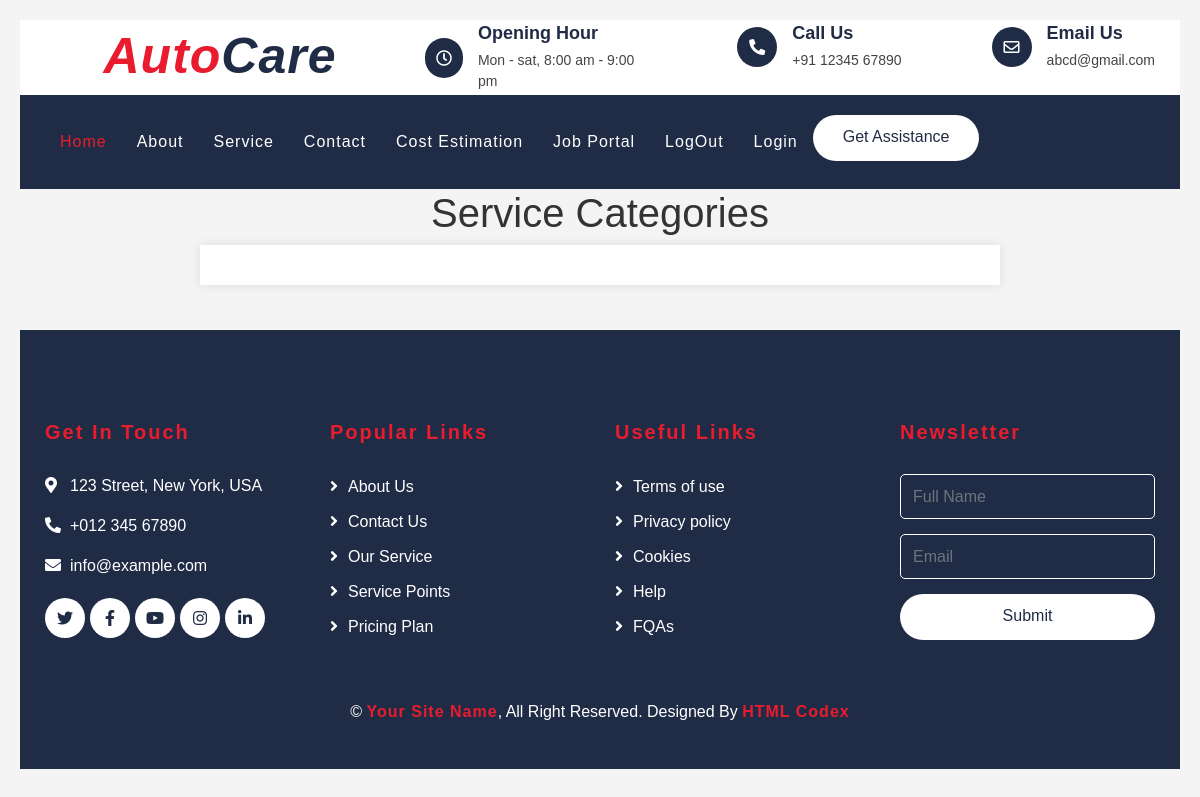
The app's page /service-categories/, older data.
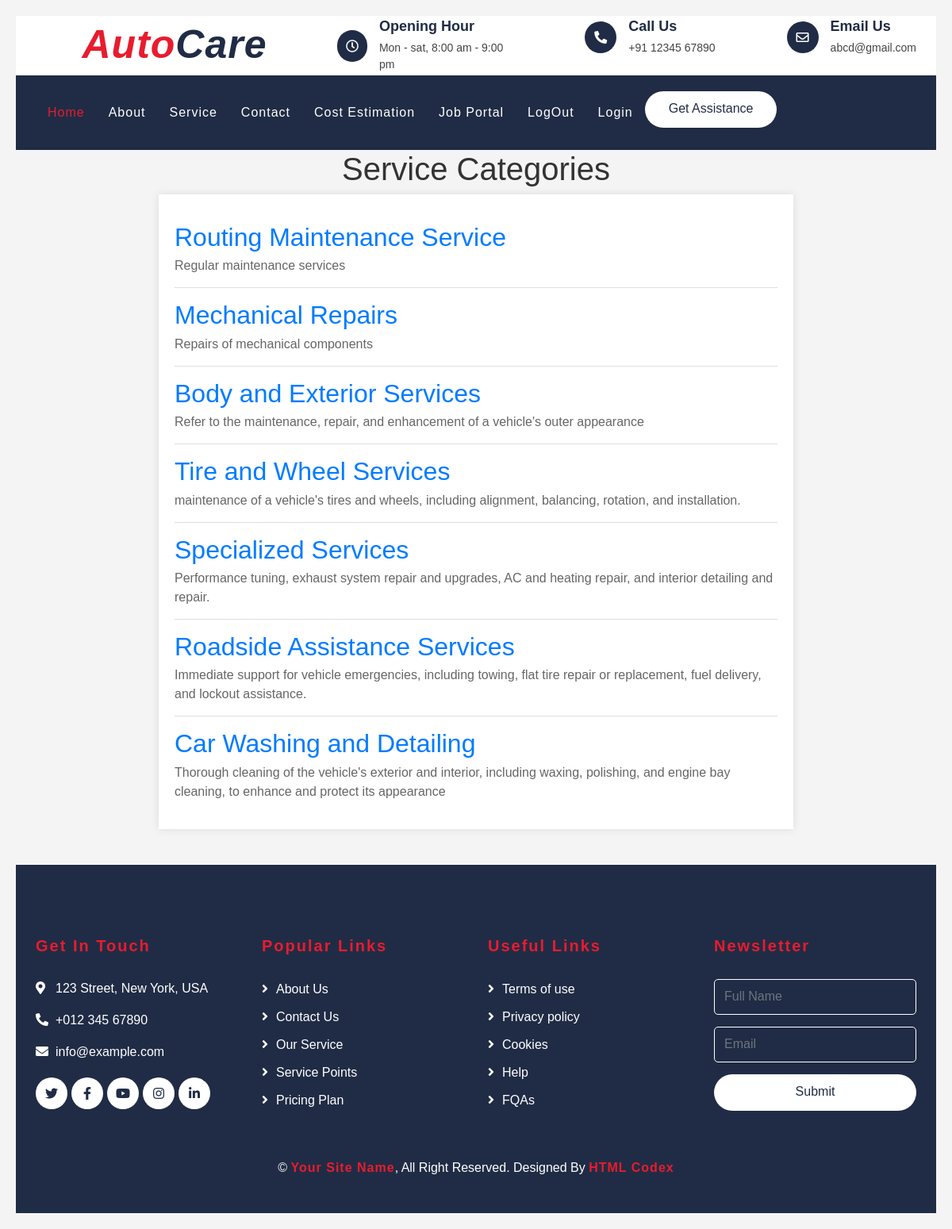
The same page, newer data.
### autocareweb/models.py (models this page shows, shortened)
class ServiceCategory(models.Model):
    name = models.CharField(max_length=100, unique=True)
    description = models.TextField()

### autocareweb/views.py (the view)
def service_category_list(request):
    categories = ServiceCategory.objects.all()
    return render(request, 'service_category_list.html', {'categories': categories})

### templates/service_category_list.html (shortened to what this page needs)
{% extends 'partials/base.html' %}
{%block content%}
{% load static %}
<!DOCTYPE html>
<html lang="en">
<head>
</head>
<body>
    <h1>Service Categories</h1>
    <div class="category-list">
        {% for category in categories %}
            <div class="category">
               <a href="{% url 'service_type_list' category.id %}"> <h2>{{ category.name }}</h2> </a>
                <p>{{ category.description }}</p>
            </div>
        {% endfor %}
    </div>
</body>
</html>
{%endblock%}

### templates/partials/base.html (shortened to what this page needs)
{% load static %}
<!DOCTYPE html>
<html lang="en">
    <head>
        <link href="https://stackpath.bootstrapcdn.com/bootstrap/4.4.1/css/bootstrap.min.css" rel="stylesheet">
        <link href="https://cdnjs.cloudflare.com/ajax/libs/font-awesome/5.10.0/css/all.min.css" rel="stylesheet">
        <link href="{% static 'lib/flaticon/font/flaticon.css' %}" rel="stylesheet">
        <link href="{% static 'lib/animate/animate.min.css' %}" rel="stylesheet">
        <link href="{% static 'lib/owlcarousel/assets/owl.carousel.min.css' %}" rel="stylesheet">
        <link href="{% static 'css/style.css' %}" rel="stylesheet">
    </head>
    <body>
        <div class="top-bar">
            <div class="container">
                <div class="row align-items-center">
                    <div class="col-lg-4 col-md-12">
                        <div class="logo">
                            <a href="index.html">
                                <h1>Auto<span>Care</span></h1>
                            </a>
                        </div>
                    </div>
                    <div class="col-lg-8 col-md-7 d-none d-lg-block">
                        <div class="row">
                            <div class="col-4">
                                <div class="top-bar-item">
                                    <div class="top-bar-icon">
                                        <i class="far fa-clock"></i>
                                    </div>
                                    <div class="top-bar-text">
                                        <h3>Opening Hour</h3>
                                        <p>Mon - sat, 8:00 am - 9:00 pm</p>
                                    </div>
                                </div>
                            </div>
                            <div class="col-4">
                                <div class="top-bar-item">
                                    <div class="top-bar-icon">
                                        <i class="fa fa-phone-alt"></i>
                                    </div>
                                    <div class="top-bar-text">
                                        <h3>Call Us</h3>
                                        <p>+91 12345 67890</p>
                                    </div>
                                </div>
                            </div>
                            <div class="col-4">
                                <div class="top-bar-item">
                                    <div class="top-bar-icon">
                                        <i class="far fa-envelope"></i>
                                    </div>
                                    <div class="top-bar-text">
                                        <h3>Email Us</h3>
                                        <p>abcd@gmail.com</p>
                                    </div>
                                </div>
                            </div>
                        </div>
                    </div>
                </div>
            </div>
        </div>
        <div class="nav-bar">
            <div class="container">
                <nav class="navbar navbar-expand-lg bg-dark navbar-dark">
                    <div class="collapse navbar-collapse justify-content-between" id="navbarCollapse">
                        <div class="navbar-nav mr-auto">
                            <a href="{%url 'home'%}" class="nav-item nav-link active">Home</a>
                            <a href="{%url 'about'%}" class="nav-item nav-link">About</a>
                            <a href="{%url 'service_category_list'%}" class="nav-item nav-link">Service</a>
                            <a href="{%url 'contact'%}" class="nav-item nav-link">Contact</a>
                            <a href="{%url 'location'%}" class="nav-item nav-link">Cost Estimation</a>
                            <a href="{%url 'location'%}" class="nav-item nav-link">Job Portal</a>
                            <a href="{%url 'logout' %}" class="nav-item nav-link">LogOut</a>
                            <a href="{%url 'customerLogin' %}" class="nav-item nav-link">Login</a>
                        <div class="ml-auto">
                            <a class="btn btn-custom" href="#">Get Assistance</a>
                        </div>
                    </div>
                </nav>
            </div>
        </div>
        {% block content %}
        {% endblock %}
        <div class="footer">
            <div class="container">
                <div class="row">
                    <div class="col-lg-3 col-md-6">
                        <div class="footer-contact">
                            <h2>Get In Touch</h2>
                            <p><i class="fa fa-map-marker-alt"></i>123 Street, New York, USA</p>
                            <p><i class="fa fa-phone-alt"></i>+012 345 67890</p>
                            <p><i class="fa fa-envelope"></i>info@example.com</p>
                            <div class="footer-social">
                                <a class="btn" href=""><i class="fab fa-twitter"></i></a>
                                <a class="btn" href=""><i class="fab fa-facebook-f"></i></a>
                                <a class="btn" href=""><i class="fab fa-youtube"></i></a>
                                <a class="btn" href=""><i class="fab fa-instagram"></i></a>
                                <a class="btn" href=""><i class="fab fa-linkedin-in"></i></a>
                            </div>
                        </div>
                    </div>
                    <div class="col-lg-3 col-md-6">
                        <div class="footer-link">
                            <h2>Popular Links</h2>
                            <a href="">About Us</a>
                            <a href="">Contact Us</a>
                            <a href="">Our Service</a>
                            <a href="">Service Points</a>
                            <a href="">Pricing Plan</a>
                        </div>
                    </div>
                    <div class="col-lg-3 col-md-6">
                        <div class="footer-link">
                            <h2>Useful Links</h2>
                            <a href="">Terms of use</a>
                            <a href="">Privacy policy</a>
                            <a href="">Cookies</a>
                            <a href="">Help</a>
                            <a href="">FQAs</a>
                        </div>
                    </div>
                    <div class="col-lg-3 col-md-6">
                        <div class="footer-newsletter">
                            <h2>Newsletter</h2>
                            <form>
                                <input class="form-control" placeholder="Full Name">
                                <input class="form-control" placeholder="Email">
                                <button class="btn btn-custom">Submit</button>
                            </form>
                        </div>
                    </div>
                </div>
            </div>
            <div class="container copyright">
                <p>&copy; <a href="#">Your Site Name</a>, All Right Reserved. Designed By <a href="https://htmlcodex.com">HTML Codex</a></p>
            </div>
        </div>
    </body>
</html>

### static/css/style.css (style rules this page uses)
body { color: #444444; font-weight: 400; background: #ffffff; font-family: 'Barlow', sans-serif; }
h1, h2, h3, h4, h5, h6 { color: #202C45; }
a { color: #202C45; transition: .3s; }
.btn.btn-custom { padding: 10px 30px 12px 30px; text-align: center; font-size: 16px; font-weight: 500; color: #ffffff; background: #E81C2E; border: none; border-radius: 60px; box-shadow: inset 0 0 0 0 #202C45; transition: ease-out 0.5s; -webkit-transition: ease-out 0.5s; -moz-transition: ease-out 0.5s; }
.top-bar { position: relative; height: 75px; display: flex; align-items: center; background: #ffffff; }
.top-bar .logo { text-align: left; overflow: hidden; }
.top-bar .logo h1 { margin: -4px 0 0 0; color: #E81C2E; font-size: 50px; line-height: 50px; font-weight: 800; letter-spacing: 1px; font-style: italic; }
.top-bar .logo h1 span { color: #202C45; }
.top-bar .top-bar-item { display: flex; align-items: center; justify-content: flex-end; }
.top-bar .top-bar-icon { width: 40px; height: 40px; display: flex; align-items: center; justify-content: center; background: #202C45; border-radius: 40px; }
.top-bar .top-bar-icon i { margin: 0; color: #ffffff; font-size: 16px; }
.top-bar .top-bar-text { padding-left: 15px; }
.top-bar .top-bar-text h3 { margin: 0 0 5px 0; font-size: 18px; font-weight: 600; }
.top-bar .top-bar-text p { margin: 0; font-size: 14px; font-weight: 400; }
.nav-bar { position: relative; background: #202C45; }
.nav-bar .navbar { padding: 20px 0; background: #202C45 !important; transition: .3s; }
.navbar-dark .navbar-nav .nav-link, .navbar-dark .navbar-nav .nav-link:focus, .navbar-dark .navbar-nav .nav-link:hover, .navbar-dark .navbar-nav .nav-link.active { color: #ffffff; padding: 15px; font-weight: 500; letter-spacing: 1px; }
.navbar-dark .navbar-nav .nav-link:hover, .navbar-dark .navbar-nav .nav-link.active { color: #E81C2E; }
.nav-bar .btn.btn-custom { color: #202C45; background: #ffffff; box-shadow: inset 0 0 0 0 #E81C2E; }
.footer { position: relative; margin-top: 45px; padding-top: 90px; background: #202C45; }
.footer .footer-contact, .footer .footer-link, .footer .footer-newsletter { position: relative; margin-bottom: 45px; color: #ffffff; }
.footer .footer-contact h2, .footer .footer-link h2, .footer .footer-newsletter h2 { margin-bottom: 30px; font-size: 20px; font-weight: 700; letter-spacing: 2px; color: #E81C2E; }
.footer .footer-link a { display: block; margin-bottom: 10px; color: #ffffff; transition: .3s; }
.footer .footer-link a::before { position: relative; content: "\f105"; font-family: "Font Awesome 5 Free"; font-weight: 900; margin-right: 10px; }
.footer .footer-contact p i { width: 25px; }
.footer .footer-social { position: relative; margin-top: 20px; display: flex; }
.footer .footer-social a { width: 40px; height: 40px; display: flex; align-items: center; justify-content: center; color: #202C45; background: #ffffff; border-radius: 40px; margin-right: 5px; transition: .5s; }
.footer .footer-social a:last-child { margin: 0; }
.footer .footer-newsletter form { position: relative; width: 100%; }
.footer .footer-newsletter input { margin-bottom: 15px; height: 45px; background: transparent; border: 1px solid #ffffff; border-radius: 5px; }
.footer .footer-newsletter .btn.btn-custom { width: 100%; color: #202C45; background: #ffffff; box-shadow: inset 0 0 0 0 #E81C2E; }
.footer .copyright { text-align: center; padding-top: 15px; padding-bottom: 45px; }
.footer .copyright p { margin: 0; color: #ffffff; }
.footer .copyright p a { color: #E81C2E; font-weight: 700; letter-spacing: 1px; }

### templates/service_category_list.html (style rules this page uses)
body { font-family: Arial, sans-serif; background-color: #f4f4f4; padding: 20px; }
h1 { text-align: center; color: #333; }
.category-list { max-width: 800px; margin: 0 auto; background-color: #fff; padding: 20px; box-shadow: 0 0 10px rgba(0, 0, 0, 0.1); }
.category { border-bottom: 1px solid #ddd; padding: 15px 0; }
.category:last-child { border-bottom: none; }
.category h2 { margin: 0; color: #007BFF; }
.category p { margin: 5px 0 0; color: #666; }

Row changes from the older to the newer data that the page shows:
added ServiceCategory: name "Routing Maintenance Service", description "Regular maintenance services"
added ServiceCategory: name "Mechanical Repairs", description "Repairs of mechanical components"
added ServiceCategory: name "Body and Exterior Services", description "Refer to the maintenance, repair, and enhancement of a vehicle's outer appearance"
added ServiceCategory: name "Tire and Wheel Services", description "maintenance of a vehicle's tires and wheels, including alignment, balancing, rotation, and installation."
added ServiceCategory: name "Specialized Services", description "Performance tuning, exhaust system repair and upgrades, AC and heating repair, and interior detailing and repair."
added ServiceCategory: name "Roadside Assistance Services", description "Immediate support for vehicle emergencies, including towing, flat tire repair or replacement, fuel delivery, and lockout assistance."
added ServiceCategory: name "Car Washing and Detailing", description "Thorough cleaning of the vehicle's exterior and interior, including waxing, polishing, and engine bay cleaning, to enhance and protect its appearance"
